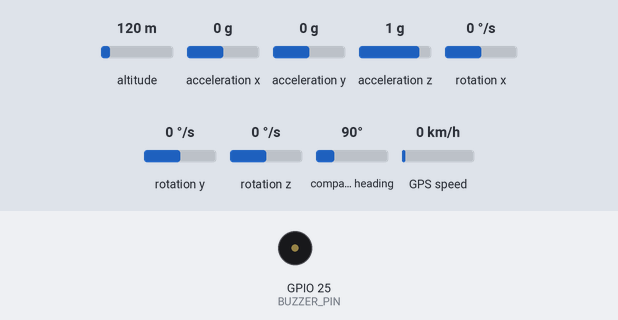
This program was run on a simulated ESP32. On the bench: buzzer (waves = sounding, pin HIGH). The test bench sets the inputs (shaded band); at power-on: acceleration x 0 g, altitude 120 m, acceleration y 0 g, acceleration z 1 g, rotation x 0 °/s, rotation y 0 °/s, rotation z 0 °/s, compass heading 90°, GPS speed 0 km/h. WiFi joins after 1.5 s; servers stay silent unless stated; uploads are accepted with an empty reply; the GPS gets a fix after 3 s at 37.7749, -122.4194 with 8 satellites; what the program prints to the serial monitor is not drawn.

Above: at 2.7 s.
2.8 s: acceleration x set to -0.7 g
5.0 s: acceleration x set to -1 g
At 7.0 s:
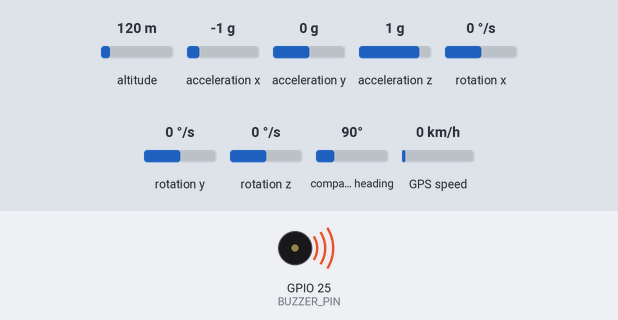
7.3 s: acceleration x set to -0.8 g
At 9.2 s:
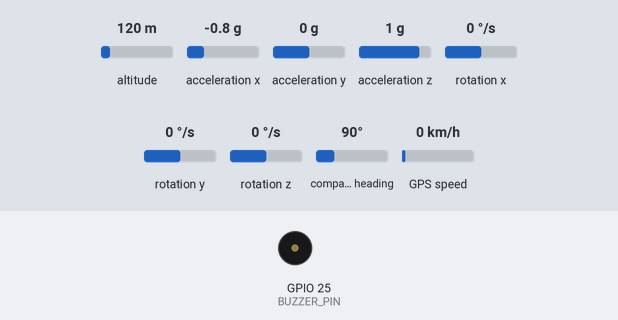
9.5 s: acceleration x set to -1.4 g
At 11.7 s:
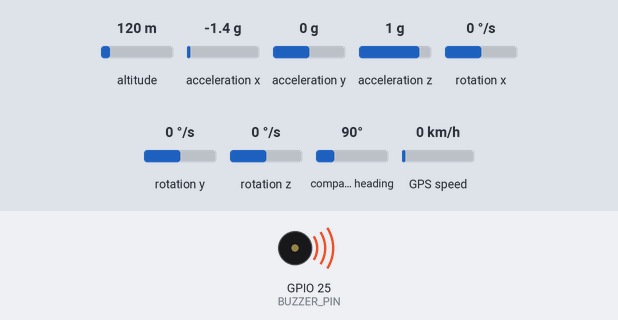
Timing chart, 0 to 12.8 s (numbered marks = the images above; inputs shaded):
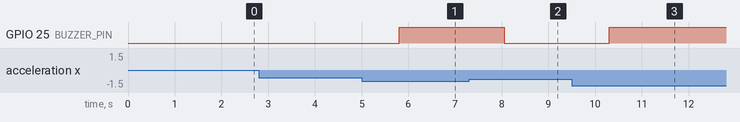

Measured:
- the behaviour switches between -0.8 and -0.9 g on acceleration x (found by bisection; images 0 and 1)
- after the input at 2.8 s, every drawn part: stays the same
- after the input at 5.0 s, GPIO 25 (BUZZER_PIN): LOW → HIGH after 0.80 s
- after the input at 7.3 s, GPIO 25 (BUZZER_PIN): HIGH → LOW after 0.75 s
- after the input at 9.5 s, GPIO 25 (BUZZER_PIN): LOW → HIGH after 0.80 s

The program:

main.cpp
```cpp
#include <Arduino.h>
#include <WiFi.h>
#include <HTTPClient.h>
#include "accident.h"
#include "gps.h"
#include "buzzer.h"

// ---------------- WIFI ----------------
const char* ssid = "Infinix HOT 50";
const char* password = "panzer11";
// ---------------- BACKEND ----------------
const char* serverName = "http://10.144.255.128:3000/data";
// ---------------- VARIABLES ----------------
bool accidentDetected;
bool buzzerOn;
// ---------------- OPTIMIZATION ----------------
unsigned long lastSendTime = 0;
const int sendInterval = 10000;
bool lastAccident = false;
// ---------------- SEND TO SERVER ----------------
void sendToServer(bool accident, double lat, double lng) {

  if (WiFi.status() == WL_CONNECTED) {

    HTTPClient http;

    http.begin(serverName);
    http.addHeader("Content-Type", "application/json");

    String json = "{";
    json += "\"accident_status\":" + String(accident ? 1 : 0) + ",";
    json += "\"latitude\":" + String(lat, 6) + ",";
    json += "\"longitude\":" + String(lng, 6);
    json += "}";

    int response = http.POST(json);

    Serial.print("HTTP Response: ");
    Serial.println(response);

    http.end();
  }
}

// ---------------- SETUP ----------------

void setup() {

  Serial.begin(115200);

  initBuzzer();
  initMPU();
  initGPS();

  // WiFi
  WiFi.begin(ssid, password);

  Serial.print("Connecting to WiFi");

  while (WiFi.status() != WL_CONNECTED) {
    delay(500);
    Serial.print(".");
  }

  Serial.println("\n*Connected!");
  Serial.print("IP Address: ");
  Serial.println(WiFi.localIP());

  Serial.println("*SMART CONSTRUCTION WORKER SAFETY SYSTEM STARTED*");
}

// ---------------- LOOP ----------------

void loop() {

  // 1️⃣ Accident Detection
  accidentDetected = detectAccident();

  // 2️⃣ GPS
  updateGPS();

  // 3️⃣ Smart Data Sending
  unsigned long currentTime = millis();

  bool stateChanged =
    (accidentDetected != lastAccident);

  if (stateChanged ||
      (currentTime - lastSendTime > sendInterval)) {

    sendToServer(
      accidentDetected,
      latitude,
      longitude
    );

    lastSendTime = currentTime;
    lastAccident = accidentDetected;

    Serial.println("*Data sent to server");
  }

  // 4️⃣ Buzzer Logic

  buzzerOn = false;

  if (accidentDetected) {

    Serial.println("⚠ ACCIDENT DETECTED!");

    Serial.print("*GPS Latitude: ");
    Serial.println(latitude);

    Serial.print("*GPS Longitude: ");
    Serial.println(longitude);

    buzzerOn = true;
  }

  if (buzzerOn) {

    activateBuzzer();

  } else {

    deactivateBuzzer();

    Serial.println("*Worker Safe*");
  }
  Serial.println("-----------------------------");
  delay(1000);
}
```

accident.h
```cpp
#pragma once
#include <Arduino.h>
#include <Wire.h>
#include <MPU6050.h>
#include <cmath>

// ---------------- MPU OBJECT ----------------
MPU6050 mpu;

// ---------------- INIT ----------------
void initMPU() {
  Wire.begin(21, 22);
  mpu.initialize();

  if (mpu.testConnection()) {
    Serial.println("MPU6050 Connected");
  } else {
    Serial.println("MPU6050 Failed");
  }
}

// ---------------- DUAL DETECTION (TEST VERSION) ----------------
bool detectAccident() {
  int16_t ax, ay, az;
  int16_t gx, gy, gz;

  mpu.getAcceleration(&ax, &ay, &az);
  mpu.getRotation(&gx, &gy, &gz);

  float accel = sqrt(ax * ax + ay * ay + az * az) / 16384.0;
  float gyro  = sqrt(gx * gx + gy * gy + gz * gz) / 131.0;

  Serial.print("Accel: ");
  Serial.println(accel);
  Serial.print("Gyro: ");
  Serial.println(gyro);

  // VERY SENSITIVE TEST MODE
  if (accel < 0.95) {
    Serial.println("⚠ TEST FALL DETECTED");
    return true;
  }

  if (accel > 1.30 || gyro > 15) {
    Serial.println("⚠ TEST IMPACT DETECTED");
    return true;
  }

  return false;
}
```

buzzer.h
```cpp
#ifndef BUZZER_H
#define BUZZER_H

#include <Arduino.h>

#define BUZZER_PIN 25

void initBuzzer() {
    pinMode(BUZZER_PIN, OUTPUT);
}

void activateBuzzer() {
    digitalWrite(BUZZER_PIN, HIGH);
    Serial.println("BUZZER ON 🚨");
}

void deactivateBuzzer() {
    digitalWrite(BUZZER_PIN, LOW);
}

#endif
```

gps.h
```cpp
#pragma once
#include <Arduino.h>
#include <TinyGPS++.h>
TinyGPSPlus gps;
HardwareSerial gpsSerial(2); // UART2

double latitude = 0.0;
double longitude = 0.0;

// ---------------- INIT ----------------
void initGPS() {
  gpsSerial.begin(9600, SERIAL_8N1, 16, 17);
  Serial.println("*GPS Initialized");
}

// ---------------- UPDATE ----------------
void updateGPS() {
  while (gpsSerial.available()) {
    gps.encode(gpsSerial.read());
  }

  if (gps.location.isUpdated()) {
    latitude = gps.location.lat();
    longitude = gps.location.lng();

    Serial.print("📍 Lat: ");
    Serial.println(latitude, 6);
    Serial.print("📍 Lng: ");
    Serial.println(longitude, 6);
  }
}
```
